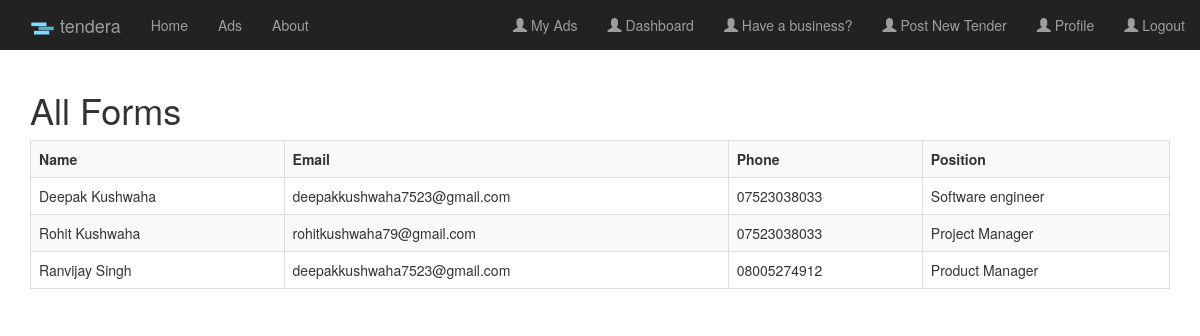
Before: /post/allforms/ (signed in) with the older database file.
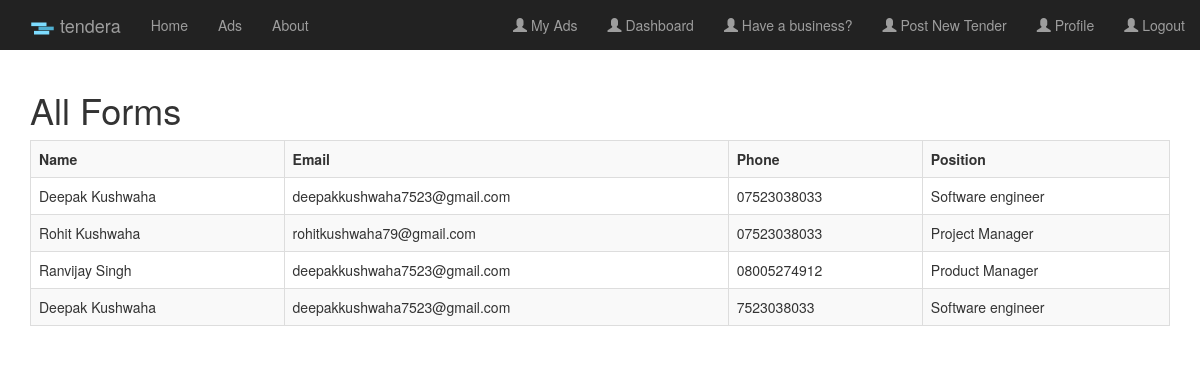
After: the same page with the newer database file.
### post/models.py (models this page shows)
class FForms(models.Model):
    fname = models.CharField(max_length=100)
    lname = models.CharField(max_length=100)
    email = models.CharField(max_length=100)
    phone = models.CharField(max_length=100)
    position = models.CharField(max_length=100)
    resume = models.FileField(max_length=100, upload_to='Resumes/')
    portfolio = models.CharField(max_length=100)
    salary = models.CharField(max_length=100)
    start = models.CharField(max_length=100)
    relocate = models.CharField(max_length=100)
    worked_for = models.CharField(max_length=100)
    comment = models.TextField()

### post/views.py (the view)
# urls.py: path('allforms/', views.allforms, name="allforms"),
def allforms(reqest):
    obj = FForms.objects.all()
    return render(reqest, 'post/allforms.html', {'obj':obj})

### post/templates/post/allforms.html
{% extends "post/base.html" %}
{% block content %}
<h1>All Forms</h1>
<table class="table table-striped table-bordered">
    <tr>
        <th>Name</th>
        <th>Email</th>
        <th>Phone</th>
        <th>Position</th>
    </tr>
{%for i in obj%}
        <tr>
            <td>{{i.fname}} {{i.lname}}</td>
            <td>{{i.email}}</td>
            <td>{{i.phone}}</td>
            <td>{{i.position}}</td>
        </tr>
{%endfor%}
</table>
{%endblock%}

Changed rows visible on the page:
added FForms: fname "Deepak", lname "Kushwaha", email "deepakkushwaha7523@gmail.com", phone "7523038033", position "Software engineer"
